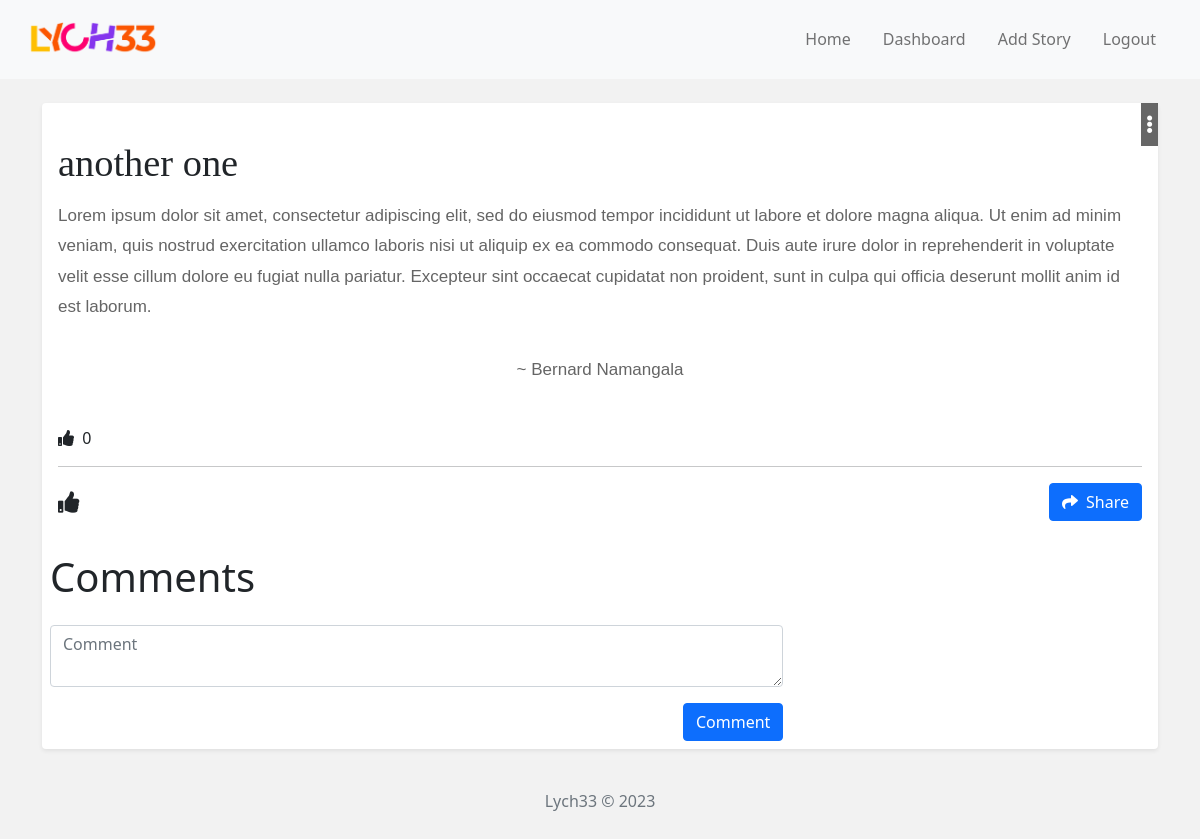
Screenshot of /story/23/ (signed in) with the database file from the repository.
### stories/models.py (models this page shows, shortened)
class Story(models.Model):
    story = models.TextField(max_length=2000)
    user = models.ForeignKey(User, on_delete=models.CASCADE)
    comments = models.ManyToManyField("comments.Comment", blank=True, related_name="story_comments")
    likes = models.ManyToManyField("likes.Like", blank=True, related_name="story_likes")
    image = models.ImageField(upload_to="stories",blank=True, null=True)
    title = models.CharField(max_length=255)
    anonymus = models.BooleanField(default=False)
    video = models.FileField(upload_to="videos", validators=[validate_file_extension], blank=True, null=True, storage=VideoMediaCloudinaryStorage)
    class Meta:
        verbose_name_plural = "Stories"
    @property
    def get_photo_url(self):
        if self.image and hasattr(self.image, 'url'):
            return self.image.url
        else:
            return ""

### authentication/models.py (models this page shows, shortened)
class User(AbstractUser):
    username = None
    first_name = None
    last_name = None
    email = models.EmailField('email address', unique=True)
    phone = models.CharField(max_length=3086, blank=True)
    name = models.CharField(max_length=255, blank=True)
    profile_picture = models.ImageField(upload_to="profile_pictures/", blank=True)
    followers = models.ManyToManyField('self', blank=True)
    USERNAME_FIELD = 'email'
    REQUIRED_FIELDS = []
    objects = CustomUserManager()

### stories/views.py (the view)
# urls.py: path("story/<int:pk>/", story_detail, name="story_detail"),
@login_required
def story_detail(request,pk):
    story = Story.objects.get(pk=pk)
    return render(request, "stories/story-detail.html", {"story":story})

### stories/templatetags/liked_filter.py (called while the page is built)
@register.filter()
def liked(queryset, user):
    for like in queryset:
        if user == like.user:
            return True
    return False

### templates/stories/story-detail.html (shortened to what this page needs)
{% extends 'base.html' %}
{% block content %}
{% load liked_filter %}
{% load social_share %}
{% load humanize %}
<div class="container mt-4 mb-4">
        <div class="story card shadow-sm d-flex justify-content-between">
          <div class="dropdown story-actions">
              <i class="fas fa-ellipsis-v" id="dropdownMenuLink" data-bs-toggle="dropdown" aria-expanded="false"></i>
          </div>
            <div>
            <div class="image-holder">
              <div id="story-carousel" class="carousel slide" data-bs-ride="carousel" data-bs-interval="false">
                <div class="carousel-inner">
                  <div class="carousel-item active">
                  </div>
                </div>
              </div>
            </div>
            <div class="story-body p-2 ps-3 pe-3">
                <div class="story-title">{{story.title}}</div>
                <div class="story-content">{{story.story}}</div>
            </div>
            <div class="story-author text-center p-2 mt-3 mb-3">~
            {% if story.anonymus %}
            Anonymous
            {% else %}
            {{story.user.name}}
            {% endif %}
            </div>
        </div>
            <div class="story-footer p-3">
                <div class="likes">
                    <i class="fas fa-thumbs-up"></i>
                    <span id="likes-{{story.id}}" class="ms-1">{{story.likes.all.count}}</span>
                </div>
            <hr/>
            <div class="d-flex justify-content-between align-items-center">
                <i class="fas fa-thumbs-up fa-lg like-btn  {% if story.likes.all|liked:request.user %} active {% endif %}" role="button" data-like-id="{{story.id}}"></i>
            <button data-story-id="{{story.id}}" type="button" class="btn btn-primary share-btn" data-bs-toggle="modal" data-bs-target="#staticBackdrop">
                <i class="fas fa-share me-2"></i>Share
              </button>
            </div>
            </div>
            <div class="story-comments p-2 mt-2">
                <h2 class="display-6">Comments</h2>
            <form method="POST" action="{% url 'add_comment' story.id %}">
                <div class="form-group col-md-8 mt-4">
                    <textarea class="form-control" name="comment" placeholder="Comment" required></textarea>
                </div>
                <div class="form-group mt-3 d-flex justify-content-end col-md-8">
                    <button class="btn btn-primary" type="submit">Comment </button>
                </div>
            </form>
        </div>
</div>
{% endblock %}

### templates/base.html (shortened to what this page needs)
<!DOCTYPE html>
{% load static %}
<html lang="en">
  <head>
    <link href="https://cdn.jsdelivr.net/npm/bootstrap@5.0.2/dist/css/bootstrap.min.css" rel="stylesheet">
    <link rel="stylesheet" href="{% static 'css/stories.css' %}" />
    <link href="https://cdnjs.cloudflare.com/ajax/libs/font-awesome/5.9.0/css/all.min.css" rel="stylesheet"/>
  </head>
  <body>
    <div class="">
      <nav class="navbar navbar-expand-lg navbar-light bg-light text-danger p-3" id="nav">
        <div class="container-fluid">
          <a class="navbar-brand" href="{% url 'home' %}">
            <img src="{% static 'images/logo.png' %}" class="navbar-logo"/>
          </a>
          <div class="collapse navbar-collapse" id="navbarNavDropdown">
            <ul class="navbar-nav ms-auto">
              <li class="nav-item text-center text-center">
                <a class="nav-link mx-2" aria-current="page" href="{% url 'home' %}">Home</a>
              </li>
              {% if request.user.is_authenticated %}
              <li class="nav-item text-center">
                <a class="nav-link mx-2" href="{% url 'dashboard' request.user.id %}">Dashboard</a>
              </li>
              <li class="nav-item text-center">
                <a class="nav-link mx-2" href="{% url 'add_story' %}" aria-current="add-story">Add Story</a>
              </li>
              <li class="nav-item text-center">
                <a class="nav-link mx-2" href="{% url 'logout' %}">Logout</a>
              </li>
            {% endif %}
            </ul>
          </div>
        </div>
        </nav>
      {% block content %} {% endblock content %}
      <div class="container">
        <footer class="py-3 my-4">
          <p class="text-center text-muted" id="footer-copy"></p>
        </footer>
      </div>
    </div>
  </body>
</html>

### staticFiles/css/stories.css (style rules this page uses)
body { background: #f2f2f2; }
.story { border: 0; position: relative; }
.story-actions { position: absolute; top: 0; right: 0; z-index: 10; background: rgba(0,0,0 ,0.6); padding: 8px 5px; color: #fff; font-size: 18px; }
.dropdown { cursor: pointer; }
.navbar-logo { width: 130px; height: auto; }
.story-title { font-weight: 500; font-size: 2.4rem; margin-bottom: 0.5rem; font-family: "librebaskerville-bold", serif; }
.story-content, .story-author { font-size: 17px; font-family: "metropolis-regular", sans-serif; color: #656565; line-height: 1.8; }

### rows the page displays
Story: title "another one", story "Lorem ipsum dolor sit amet, consectetur adipiscing elit, sed do eiusmod tempor incididunt ut labore et dolore magna aliqua. Ut enim ad minim veniam, quis nostrud exercitation ullamco laboris nisi ut aliquip ex ea commodo consequat. Duis aute irure dolor in reprehenderit in voluptate velit esse cillum dolore eu fugiat nulla pariatur. Excepteur sint occaecat cupidatat non proident, sunt in culpa qui officia deserunt mollit anim id est laborum.", user.name "Bernard Namangala", likes.all.count "0"
